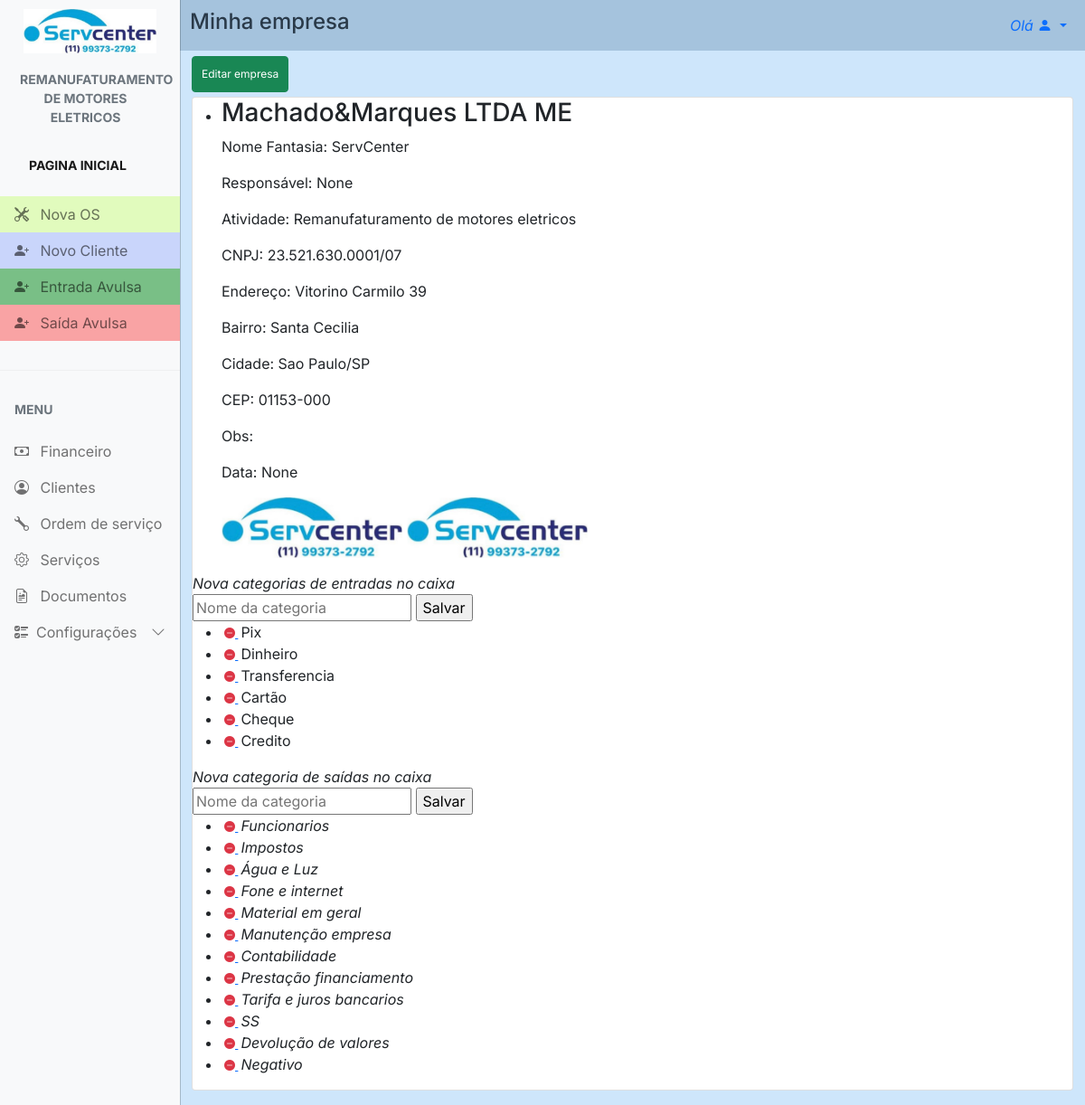
/config/ (signed in), run on the app's committed database.
### config/models.py (models this page shows, shortened)
class Config(models.Model):
    nome_empresa = models.CharField(max_length=100, blank=True, null=True)
    nome_fantasia = models.CharField(max_length=100, blank=True, null=True)
    responsavel = models.CharField(max_length=100, blank=True, null=True)
    atividade = models.CharField(max_length=100, blank=True, null=True)
    cnpj = models.CharField(max_length=20, blank=True, null=True)
    endereco = models.CharField(max_length=100, blank=True, null=True)
    numero = models.CharField(max_length=10, blank=True, null=True)
    bairro = models.CharField(max_length=50, blank=True, null=True)
    cidade = models.CharField(max_length=50, blank=True, null=True)
    estado = models.CharField(max_length=2, blank=True, null=True)
    cep = models.CharField(max_length=10, blank=True, null=True)
    logo1 = models.ImageField(upload_to='logos', blank=True, null=True)
    logo2 = models.ImageField(upload_to='logos', blank=True, null=True)
    obs = models.TextField(blank=True, null=True)
    data = models.DateField(blank=True, null=True)
    telefone = models.CharField(max_length=20, blank=True, null=True)
    whatsapp = models.CharField(max_length=20, blank=True, null=True)

### finance/models.py (models this page shows, shortened)
class Categoria_in(models.Model):
    categoria = models.CharField(max_length=10, null=True, blank=True)

class Categoria_out(models.Model):
    categoria = models.CharField(max_length=10, null=True, blank=True)

### config/views.py (the view)
# urls.py: path('', views.config, name="config"),
@user_passes_test(lambda u: u.is_superuser)
def config(request):
    if not Config.objects.exists():
        return redirect('new_config')
    categoriaIn = Categoria_in.objects.all()
    categoriaOut = Categoria_out.objects.all()
    configs = Config.objects.all()
    return render(request, 'config.html', {'configs': configs, 'categorias_in': categoriaIn, 'categorias_out': categoriaOut})

### config/context_processors.py (called while the page is built)
def conf(request):
    logo = Config.objects.all().first
    return {'logo': logo}

### servcenter/context_processors.py (called while the page is built)
def project_settings(request):
    config = Config.objects.first()
    return {
        'config': config,
    }

### config/templates/config.html (shortened to what this page needs)
{% extends "main.html" %} {% load static %} {% block 'head' %}
<link rel="stylesheet" href="{% static 'css/main.css' %}" />
<link rel="stylesheet" href="{% static 'clients/css/clients.css' %}" />
{% endblock %} {% block 'main' %}
<div class="row">
  <div id="cad_cli_tit">
    <a>Minha empresa</a>
  </div>
  <div class="actions_bar">
    <a href="{% url 'edit_config' %}" id="btn_nc" type="button" class="btn btn-success">
      Editar empresa
    </a>
  </div>
  <div class="col-md-12 mb-3">
    <div class="card">
        {% block content %}
    <ul>
        {% for config in configs %}
            <li>
                <h3>{{ config.nome_empresa }}</h3>
                <p>Nome Fantasia: {{ config.nome_fantasia }}</p>
                <p>Responsável: {{ config.responsavel }}</p>
                <p>Atividade: {{ config.atividade }}</p>
                <p>CNPJ: {{ config.cnpj }}</p>
                <p>Endereço: {{ config.endereco }} {{ config.numero }}</p>
                <p>Bairro: {{ config.bairro }}</p>
                <p>Cidade: {{ config.cidade }}/{{ config.estado }}</p>
                <p>CEP: {{ config.cep }}</p>
                <p>Obs: {{ config.obs }}</p>
                <p>Data: {{ config.data }}</p>
                {% if config.logo1 %}
                    <img src="{{ config.logo1.url }}" alt="Logo 1" width = "200px">
                {% endif %}
                {% if config.logo2 %}
                    <img src="{{ config.logo2.url }}" alt="Logo 2" width = "200px" >
                {% endif %}
            </li>
        {% endfor %}
    </ul>
    <div class='categoria'>
      <i>Nova categorias de entradas no caixa</i>
      <form action="{% url 'categoria_in' %}" method="POST">
          <input type="text" name="categoriasIn" placeholder="Nome da categoria">
          <input type="submit" value="Salvar">
      </form>
      <ul>
        {% for categoria in categorias_in %}
        <li>
          <a href="{% url 'del_categoria_in' categoria.id %}" id="btn_ap">
            <i class="bi bi-dash-circle-fill text-danger"></i>
          </a>{{ categoria.categoria }}
        </li>
        {% endfor %}
      </ul>
    </div>
    <div class='categoria'>
      <i>Nova categoria de saídas no caixa</i>
      <form action="{% url 'categoria_out' %}" method="POST">
          <input type="text" name="categoriasOut" placeholder="Nome da categoria">
          <input type="submit" value="Salvar">
      </form>
      <ul>
        {% for categoria in categorias_out %}
        <li>
          <a href="{% url 'del_categoria_out' categoria.id %}" id="btn_ap">
            <i class="bi bi-dash-circle-fill text-danger"></i>
          </a><i>{{ categoria.categoria }}</i>
        </li>
        {% endfor %}
    </div>
  </div>
{% endblock %}
    </div>
  </div>
{% endblock%}

### templates/main.html (shortened to what this page needs)
{% load static %}
<!DOCTYPE html>
<html lang="en">
  <head>
    <link rel="stylesheet" href="{% static 'css/bootstrap.min.css'%}" />
    <link
      rel="stylesheet"
      href="https://cdn.jsdelivr.net/npm/bootstrap-icons@1.4.1/font/bootstrap-icons.css"
    />
    <link rel="stylesheet" href="{% static 'css/dataTables.bootstrap5.min.css' %}" />
    <link rel="stylesheet" href="{% static 'css/main.css' %}" />
    {% block 'head' %}{% endblock %}
  </head>
  <body>
    <div
      class="offcanvas offcanvas-start sidebar-nav bg-light"
      tabindex="-1"
      id="sidebar"
    >
      <div class="offcanvas-body p-0">
        <nav class="navbar-light">
          <ul class="navbar-nav">
            <li>
              <div class="text-muted small fw-bold text-uppercase px-3">
                <a href="{% url 'dashboard' %}">
                  {% if config.logo1 %}
                    <img id="logo" src="{{ config.logo1.url }}" alt="logo" />
                  {% else %}
                    <p>No logo available</p>
                  {% endif %}
                </a>
              </div>
            </li>
            <li id="tit_motores">
              <a href="{% url 'dashboard' %}" class="nav-link px-3 active">
                <div class="text-muted small fw-bold text-uppercase px-3 mb-3">
                  {{config.atividade}}
                </div>
              </a>
            </li>
            <li>
              <div class="text-muted small fw-bold text-uppercase px-3 mb-3">
                <a href="{% url 'dashboard' %}" class="nav-link px-3 active">Pagina Inicial</a>
              </div>
            </li>
            <li>
              <a id="n_os" href="{% url 'new_work_order' %}" class="nav-link px-3">
                <span class="me-2"><i class="bi bi-tools"></i></span>
                <span>Nova OS</span>
              </a>
            </li>
            <li>
              <a id="n_cli" href="{% url 'new_client' %}" class="nav-link px-3">
                <span class="me-2"><i class="bi bi-person-plus-fill"></i></span>
                <span>Novo Cliente</span>
              </a>
            </li>
            <li>
              <a id="in" href="{% url 'new_finance' %}" class="nav-link px-3">
                <span class="me-2"><i class="bi bi-person-plus-fill"></i></span>
                <span>Entrada Avulsa</span>
              </a>
            </li>
            <li>
              <a id="out" href="{% url 'new_finance_out' %}" class="nav-link px-3">
                <span class="me-2"><i class="bi bi-person-plus-fill"></i></span>
                <span>Saída Avulsa</span>
              </a>
            </li>
            <li class="my-4"><hr class="dropdown-divider bg-light" /></li>
            <li>
              <div class="text-muted small fw-bold text-uppercase px-3 mb-3">
                Menu
              </div>
            </li>
            {% if user.is_superuser %}
              <li>
                  <a href="{% url 'finance' %}" class="nav-link px-3">
                      <span class="me-2"><i class="bi bi-cash"></i></span>
                      <span>Financeiro</span>
                  </a>
              </li>
            {% endif %}
            <li>
              <a href="{% url 'clients' %}" class="nav-link px-3">
                <span class="me-2"><i class="bi bi-person-circle"></i></span>
                <span>Clientes</span>
              </a>
            </li>
            <li>
              <a href="{% url 'work_order' %}" class="nav-link px-3">
                <span class="me-2"><i class="bi bi-wrench"></i></span>
                <span>Ordem de serviço</span>
              </a>
            </li>
            <li>
              <a href="{% url 'services' %}" class="nav-link px-3">
                <span class="me-2"><i class="bi bi-gear"></i></span>
                <span>Serviços</span>
              </a>
            </li>
            <li>
              <a href="{% url 'documents' %}" class="nav-link px-3">
                <span class="me-2"><i class="bi bi-file-earmark-richtext"></i></span>
                <span>Documentos</span>
              </a>
            </li>
            <li>
              <a
                class="nav-link px-3 sidebar-link"
                data-bs-toggle="collapse"
                href="#layouts"
              >
                <span class="me-2"><i class="bi bi-ui-checks"></i></span>
                <span>Configurações</span>
                <span class="ms-auto">
                  <span class="right-icon">
                    <i class="bi bi-chevron-down"></i>
                  </span>
                </span>
              </a>
            </li>
          </ul>
        </nav>
      </div>
    </div>
    <nav class="navbar navbar-expand-lg" id="top_nav">
      <div  class="container-fluid">
        <div class="collapse navbar-collapse" id="topNavBar">
          <ul class="navbar-nav">
            <li class="nav-item dropdown">
              <a
                class="nav-link dropdown-toggle ms-2"
                href="#"
                role="button"
                data-bs-toggle="dropdown"
                aria-expanded="false"
              >
                <i>Olá {{request.user.first_name}}</i>
                <i class="bi bi-person-fill"></i>
              </a>
            </li>
          </ul>
        </div>
      </div>
    </nav>
    {% block 'main' %} {% endblock %}
  </body>
</html>

### templates/static/css/main.css (style rules this page uses)
body, button { font-family: "Inter", sans-serif; margin: 0; padding: 0; background: rgba(91, 170, 244, 0.293); }
:root { --offcanvas-width: 200px; --topNavbarHeight: 0px; }
#logo { padding: 10px; max-width: 100%; }
#n_os { background: rgba(172, 255, 47, 0.303); }
#n_cli { background: rgba(47, 95, 255, 0.234); }
#in { background-color: #2a9c3d9c; }
#out { background-color: #fa6c6c9a; }
#tit_motores { text-align: center; margin-left: -10px; }
.sidebar-nav { width: var(--offcanvas-width); }
.sidebar-link { display: flex; align-items: center; }
.sidebar-link .right-icon { display: inline-flex; }
#top_nav { background: rgba(65, 109, 150, 0.293); }
@media (min-width: 992px) { body { overflow: auto !important; } }
@media (min-width: 992px) { .sidebar-nav { -webkit-transform: none; transform: none; visibility: visible !important; height: calc(100% - var(--topNavbarHeight)); top: var(--topNavbarHeight); } }
@media (min-width: 992px) { #cad_cli_tit { margin-top: -50px; } }

### templates/static/clients/css/clients.css (style rules this page uses)
.row { margin-left: 0px; margin-right: 0px; padding: 0; }
#cad_cli_tit { margin-top: 0px; font-size: 2vh; font-weight: 500; margin-left: 10px; }
#btn_nc, #btn_ac { font-size: 1vh; margin: 0px 0px 5px 12px; }
#btn_ed, #btn_ap, #btn_wz { width: 20px; font-size: 1vh; padding: 3px; justify-content: center; }
.actions_bar { padding: 0px; }
@media (min-width: 992px) { .row { margin-left: 200px; margin-right: 1.5px; } }
@media (min-width: 992px) { #cad_cli_tit { margin-top: -50px; font-size: 3vh; font-weight: 500; border: 0; padding: 0; margin-bottom: 20px; } }
@media (min-width: 992px) { #btn_nc, #btn_ac { padding: 10px; font-size: 1.5vh; margin: 0px 0px 5px 12px; } }
@media (min-width: 992px) { #btn_ed, #btn_ap, #btn_wz { width: 30px; font-size: 1.5vh; padding: 3px; } }

### data on the page
Config: logo1 (picture), atividade "REMANUFATURAMENTO DE MOTORES ELETRICOS", nome_empresa "Machado&Marques LTDA ME", nome_fantasia "ServCenter", responsavel "None", atividade "Remanufaturamento de motores eletricos", cnpj "23.521.630.0001/07", endereco "Vitorino Carmilo", numero "39", bairro "Santa Cecilia", cidade "Sao Paulo", estado "SP", cep "01153-000", data "None", logo2 (picture)
Categoria_in: categoria "Pix"
Categoria_in: categoria "Dinheiro"
Categoria_in: categoria "Transferencia"
Categoria_in: categoria "Cartão"
Categoria_in: categoria "Cheque"
Categoria_in: categoria "Credito"
Categoria_out: categoria "Funcionarios"
Categoria_out: categoria "Impostos"
Categoria_out: categoria "Água e Luz"
Categoria_out: categoria "Fone e internet"
Categoria_out: categoria "Material em geral"
Categoria_out: categoria "Manutenção empresa"
Categoria_out: categoria "Contabilidade"
Categoria_out: categoria "Prestação financiamento"
Categoria_out: categoria "Tarifa e juros bancarios"
Categoria_out: categoria "SS"
Categoria_out: categoria "Devolução de valores"
Categoria_out: categoria "Negativo"
